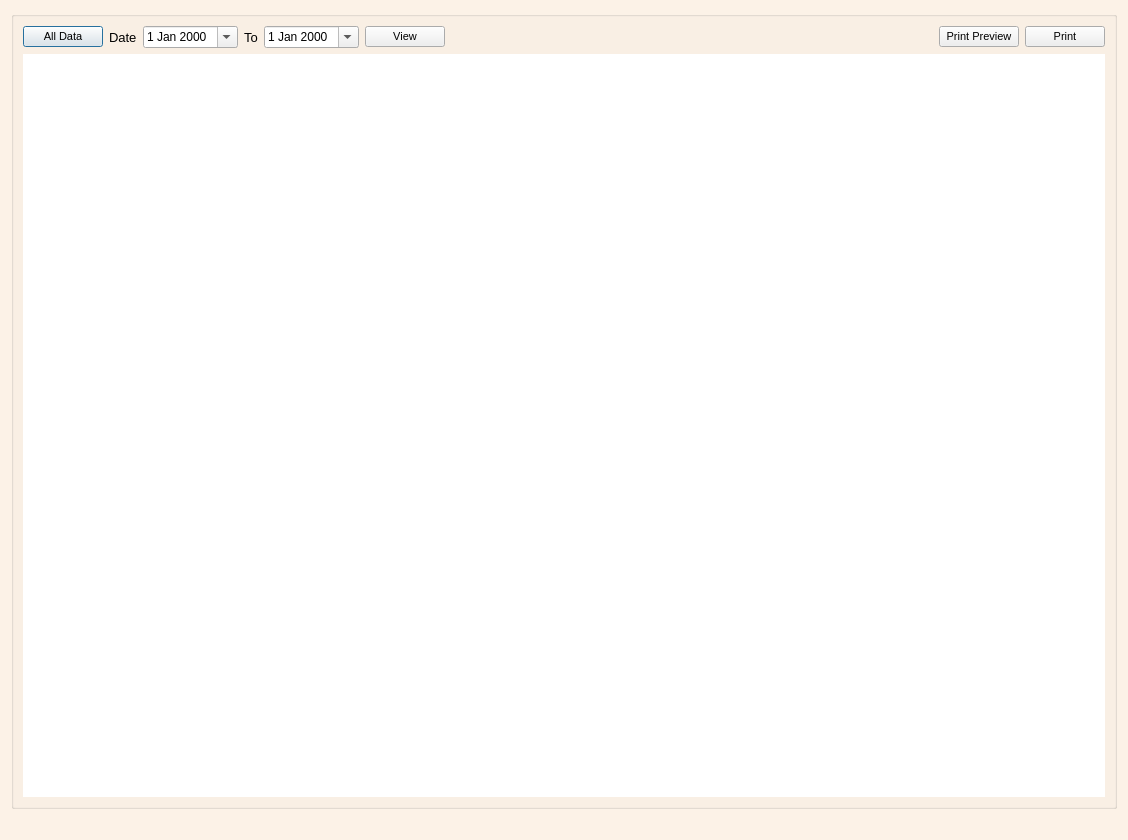
<?xml version="1.0" encoding="UTF-8"?>
<ui version="4.0">
 <class>Dialog</class>
 <widget class="QDialog" name="Dialog">
  <property name="windowModality">
   <enum>Qt::ApplicationModal</enum>
  </property>
  <property name="geometry">
   <rect>
    <x>0</x>
    <y>0</y>
    <width>1128</width>
    <height>840</height>
   </rect>
  </property>
  <property name="windowTitle">
   <string>Dialog</string>
  </property>
  <property name="styleSheet">
   <string notr="true">QDialog#Dialog{
background-color: rgb(252, 242, 231);
}</string>
  </property>
  <layout class="QGridLayout" name="gridLayout_3">
   <item row="0" column="0">
    <widget class="QGroupBox" name="groupBox">
     <property name="font">
      <font>
       <pointsize>8</pointsize>
      </font>
     </property>
     <property name="title">
      <string/>
     </property>
     <layout class="QGridLayout" name="gridLayout_2">
      <item row="0" column="0">
       <widget class="QPushButton" name="allb">
        <property name="font">
         <font>
          <pointsize>8</pointsize>
         </font>
        </property>
        <property name="text">
         <string>All Data</string>
        </property>
       </widget>
      </item>
      <item row="0" column="1">
       <layout class="QGridLayout" name="gridLayout">
        <item row="0" column="0">
         <widget class="QLabel" name="label">
          <property name="font">
           <font>
            <pointsize>10</pointsize>
           </font>
          </property>
          <property name="text">
           <string>Date</string>
          </property>
         </widget>
        </item>
        <item row="0" column="1">
         <widget class="QDateEdit" name="fromd">
          <property name="font">
           <font>
            <pointsize>9</pointsize>
           </font>
          </property>
          <property name="calendarPopup">
           <bool>true</bool>
          </property>
         </widget>
        </item>
        <item row="0" column="2">
         <widget class="QLabel" name="label_2">
          <property name="font">
           <font>
            <pointsize>10</pointsize>
           </font>
          </property>
          <property name="text">
           <string>To</string>
          </property>
         </widget>
        </item>
        <item row="0" column="3">
         <widget class="QDateEdit" name="tod">
          <property name="font">
           <font>
            <pointsize>9</pointsize>
           </font>
          </property>
          <property name="calendarPopup">
           <bool>true</bool>
          </property>
         </widget>
        </item>
       </layout>
      </item>
      <item row="0" column="2">
       <widget class="QPushButton" name="submitb">
        <property name="font">
         <font>
          <pointsize>8</pointsize>
         </font>
        </property>
        <property name="text">
         <string>View</string>
        </property>
       </widget>
      </item>
      <item row="0" column="3">
       <spacer name="horizontalSpacer_2">
        <property name="orientation">
         <enum>Qt::Horizontal</enum>
        </property>
        <property name="sizeHint" stdset="0">
         <size>
          <width>392</width>
          <height>20</height>
         </size>
        </property>
       </spacer>
      </item>
      <item row="0" column="4">
       <widget class="QPushButton" name="printpreview">
        <property name="font">
         <font>
          <pointsize>8</pointsize>
         </font>
        </property>
        <property name="text">
         <string>Print Preview</string>
        </property>
       </widget>
      </item>
      <item row="0" column="5">
       <widget class="QPushButton" name="print">
        <property name="font">
         <font>
          <pointsize>8</pointsize>
         </font>
        </property>
        <property name="text">
         <string>Print</string>
        </property>
       </widget>
      </item>
      <item row="1" column="0" colspan="6">
       <widget class="QTextEdit" name="textEdit">
        <property name="styleSheet">
         <string notr="true">
border:none;
</string>
        </property>
        <property name="horizontalScrollBarPolicy">
         <enum>Qt::ScrollBarAlwaysOff</enum>
        </property>
        <property name="readOnly">
         <bool>true</bool>
        </property>
       </widget>
      </item>
     </layout>
    </widget>
   </item>
   <item row="1" column="0">
    <spacer name="horizontalSpacer">
     <property name="orientation">
      <enum>Qt::Horizontal</enum>
     </property>
     <property name="sizeHint" stdset="0">
      <size>
       <width>649</width>
       <height>20</height>
      </size>
     </property>
    </spacer>
   </item>
  </layout>
 </widget>
 <resources/>
 <connections/>
</ui>
